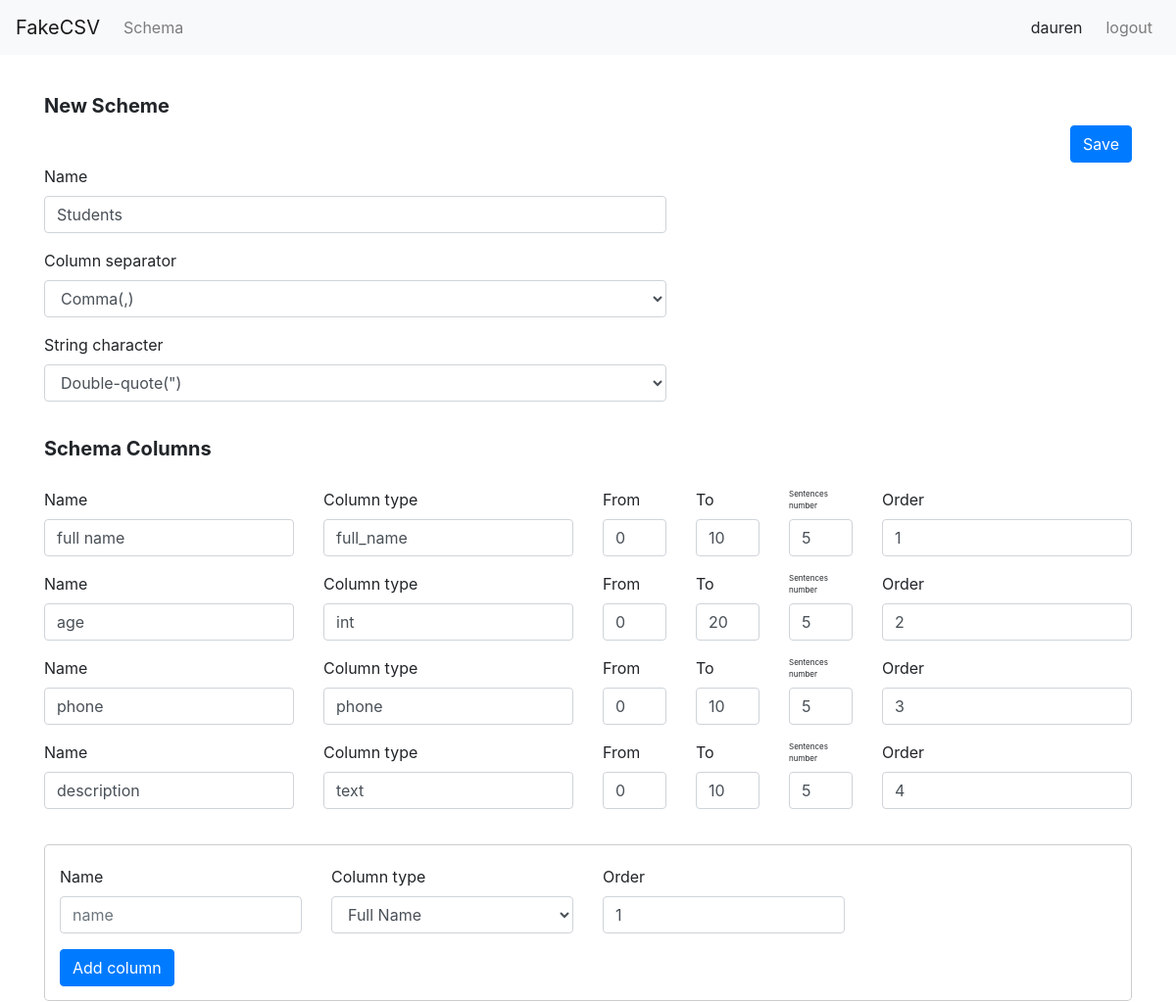
Screenshot of /edit-schema/1/ (signed in) with the database file from the repository.
### generator_service/models.py (models this page shows, shortened)
class TblSchemaBasicInfo(models.Model):
    schema_name = models.CharField(max_length=20, null=True)
    column_separator = models.CharField(max_length=15,choices=SEPARATOR_CHOICES,default=";")
    string_character = models.CharField(max_length=15,choices=STRING_CHARACTER_CHOICES,default="'")
    creator = models.ForeignKey(User, on_delete = models.CASCADE, null=True)
    updated_time = models.DateTimeField(auto_now_add=False, auto_now=True)
    created_time = models.DateTimeField(auto_now_add=True, auto_now=False)
    class Meta:
        db_table = "mdl_schema_basic_info"
        verbose_name = 'Структура файла'
        verbose_name_plural = 'Структура файлы'

class TblSchemaColumns(models.Model):
    column_name = models.CharField(max_length=20, default='', null=True)
    column_type = models.CharField(max_length=10,choices=TYPE_CHOICES,default="full_name")
    schema = models.ForeignKey(TblSchemaBasicInfo,on_delete = models.CASCADE, null=True)
    int_from = models.PositiveIntegerField(default=0,null=True)
    int_to = models.PositiveIntegerField(default=0,null=True)
    sentences_number = models.PositiveIntegerField(default=0, null=True)
    order = models.PositiveIntegerField(default=0,null=False)
    created_time = models.DateTimeField(auto_now_add=True, auto_now=False)
    class Meta:
        db_table = "mdl_schema_columns"
        verbose_name = 'Структура столбцы'
        verbose_name_plural = 'Структура столбцы'

### generator_service/views.py (the view)
# urls.py: path('edit-schema/<int:id>/',views.edit_schema_views,name="edit_schema_views"),
@login_required(login_url='/users/login/')
def edit_schema_views(request, id):
    context = {}
    form_column_schema = SchemaColumnsForm()
    form_basic_schema_info = SchemaBasicInfoForm()
    req_user = request.user
    columns = models.TblSchemaColumns.objects.filter(schema__id=id)
    query = models.TblSchemaBasicInfo.objects.get(id=id)
    context['request_user'] = req_user
    context['query'] = query
    context['columns'] = columns
    context['form_column_schema'] = form_column_schema
    context['form_basic_schema_info'] = form_basic_schema_info
    return render(request, "generator_service/edit_schema.html", context=context)

### generator_service/forms.py
class SchemaColumnsForm(forms.ModelForm):
  def __init__(self, *args, **kargs):
    super(SchemaColumnsForm, self).__init__(*args, **kargs)
  class Meta:
    model = TblSchemaColumns
    fields = '__all__'

class SchemaBasicInfoForm(forms.ModelForm):
  def __init__(self, *args, **kargs):
    super(SchemaBasicInfoForm, self).__init__(*args, **kargs)
  class Meta:
    model = TblSchemaBasicInfo
    fields = '__all__'

### templates/generator_service/edit_schema.html (shortened to what this page needs)
{% extends "base.html" %}
{% load static %}
{% block content %}
    <div class="container">
        <form method="POST" action="{% url 'updating_schema_views' query.id %}" class="">
            <div class="schema-header">
                <span><h5><b>New Scheme</b></h5> </span>
                <button type="submit" class="new-schema-button btn btn-primary">Save</button>
            </div>
            <div class="row">
                <div class="form-group col-lg-7">
                    <label for="exampleInputEmail1">Name</label>
                    <input type="text" name="schema_name" class="form-control" value="{{ query.schema_name }}" id="nameNewSchema"
                           aria-describedby="emailHelp" placeholder="name">
                </div>
                <div class="form-group col-lg-7">
                    <label for="exampleFormControlSelect1">Column separator</label>
                    <select name="column_separator" class="form-control" id="">
                        {% for x,y in form_basic_schema_info.fields.column_separator.choices %}
                            <option value="{{ x }}">{{ y }}</option>
                        {% endfor %}
                    </select>
                </div>
                <div class="form-group col-lg-7">
                    <label for="exampleFormControlSelect1">String character</label>
                    <select name="string_character" class="form-control">
                        {% for x,y in form_basic_schema_info.fields.string_character.choices %}
                            <option value="{{ x }}">{{ y }}</option>
                        {% endfor %}
                    </select>
                </div>
            </div>
            <div class="column-header">
                <span><h5><b>Schema Columns</b></h5> </span>
            </div>
        {% for item in columns %}
                <div class="row">
              <div class="form-group col-lg-3">
                <label for="exampleInputEmail1">Name</label>
                <input class="form-control"  value="{{item.column_name}}"  name="name_column">
              </div>
                <div class="form-group col-lg-3">
                    <label for="exampleFormControlSelect1">Column type</label>
                    <input class="form-control" value="{{item.column_type}}"  name="column_type" >
                </div>
                <div class="form-group col-lg-1">
                    <label for="exampleFormControlSelect1">From</label>
                    <input type="number"  class="form-control" value="{{item.int_from}}" name="int_from" >
                </div>
                <div class="form-group col-lg-1">
                    <label for="exampleFormControlSelect1">To</label>
                    <input type="number"  class="form-control" value="{{item.int_to}}" name="int_to">
                </div>
                <div class="form-group col-lg-1"  >
                    <label style="font-size: 8px" for="exampleFormControlSelect1">Sentences number</label>
                    <input type="number"  value="{{item.sentences_number}}" class="form-control" name="sentences_number">
                </div>
                <div class="form-group col-lg-3">
                <label for="exampleInputEmail1">Order</label>
                <input type="number"  value="{{item.order}}" class="form-control" name="order">
                </div>
            </div>
            {% endfor %}
            <div class="column-item">
            </div>
        </form>
        <div class="column-header modal-content">
            <div class="container">
                <div class="row">
                    <div class="form-group col-lg-3">
                        <label for="exampleInputEmail1">Name</label>
                        <input class="form-control" required id="name_schema" placeholder="name">
                    </div>
                    <div class="form-group col-lg-3">
                        <label for="exampleFormControlSelect1">Column type</label>
                        <select class="form-control" name="column_type" id="column_type">
                            {% for x,y in form_column_schema.fields.column_type.choices %}
                                <option value="{{ x }}">{{ y }}</option>
                            {% endfor %}
                        </select>
                    </div>
                    <div class="form-group col-lg-3">
                        <label for="exampleInputEmail1">Order</label>
                        <input type="number" value="1" class="form-control" id="orderId">
                    </div>
                </div>
                <input type="button" value="Add column" class="form-group btn-add-column btn btn-primary" id="submit_btn">
            </div>
        </div>
    </div>
{% endblock %}

### templates/base.html (shortened to what this page needs)
{% load static %}
<!DOCTYPE html>
<html lang="en">
<head>
    <link rel="stylesheet" href="https://maxcdn.bootstrapcdn.com/bootstrap/4.0.0/css/bootstrap.min.css"
>
    <link rel="stylesheet" type="text/css" href="{% static 'css/main.css' %}">
</head>
<body>
<header>
    <nav class="navbar navbar-expand-lg navbar-light bg-light">
        <a class="navbar-brand" href="#">FakeCSV</a>
        <div class="collapse navbar-collapse" id="navbarText">
            <ul class="navbar-nav mr-auto">
                <li class="nav-item">
                    <a class="nav-link" href="{% url 'data_schemas_views' %}">Schema</a>
                </li>
            </ul>
            <span class="navbar">
              {{ user.username }}
            </span>
            <ul class="navbar-nav">
                <li class="nav-item">
                    <a class="nav-link" href="{% url 'logout_user' %}">logout</a>
                </li>
            </ul>
        </div>
    </nav>
</header>
<div>
    {% block content %}
    {% endblock content %}
</div>
</body>
</html>

### static/css/main.css (style rules this page uses)
body { height: 100%; }
.new-schema-button { float: right; }
.schema-header { padding-top: 40px; padding-bottom: 40px; }
.modal-content { height: 160px; }
.column-item { padding-bottom: 20px; }
.column-header { padding-top: 20px; padding-bottom: 20px; }

### rows the page displays
TblSchemaBasicInfo: schema_name "Students"
TblSchemaColumns: name_column "full name", column_type "full_name", int_from "0", int_to "10", sentences_number "5", order "1"
TblSchemaColumns: name_column "age", column_type "int", int_from "0", int_to "20", sentences_number "5", order "2"
TblSchemaColumns: name_column "phone", column_type "phone", int_from "0", int_to "10", sentences_number "5", order "3"
TblSchemaColumns: name_column "description", column_type "text", int_from "0", int_to "10", sentences_number "5", order "4"

### other values shown
{{ user.username }} "dauren"
form field column_separator "Comma(,)"
form field string_character "Double-quote(\")"
form field column_type "Full Name"
